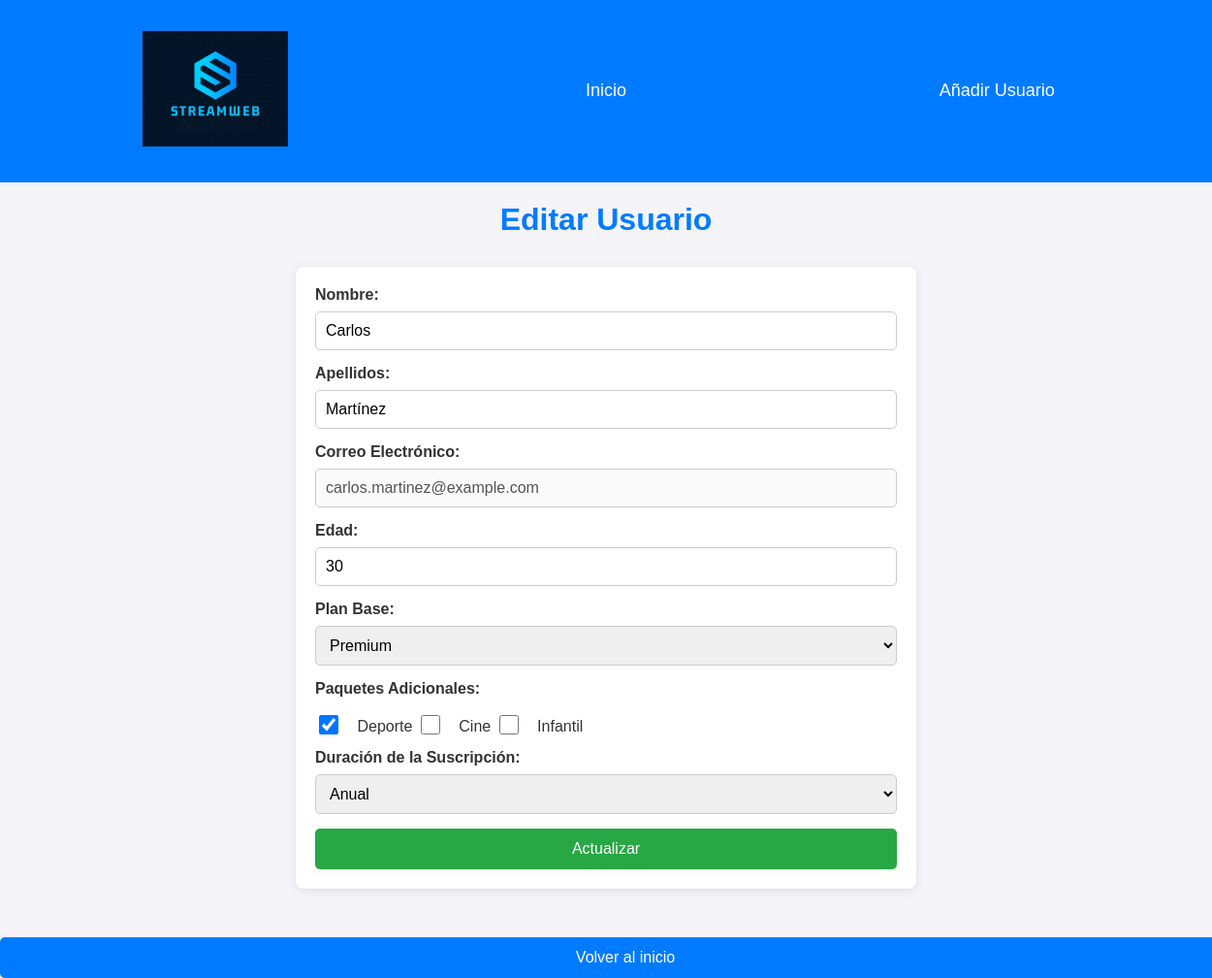
The app's page /editarusuario.php?id=3 with its own data.
### tables this page shows
create table usuarios (
id int auto_increment primary key,
nombre varchar (100) not null,
apellidos varchar (100) not null,
email varchar (100) not null unique,
edad int not null,
plan_base enum('Básico', 'Estándar', 'Premium') not null,
paquete_deporte boolean default 0,
paquete_cine boolean default 0,
paquete_infantil boolean default 0,
tipo_suscripcion enum ('Mensual', 'Anual') not null
);

### editarusuario.php (the view, shortened to what this page needs)
<?php
include 'db.php';
if (isset($_GET['id'])) {
    $id = $_GET['id'];
    $stmt = $conexionsql->prepare("SELECT * FROM usuarios WHERE id = :id");
    $stmt->bindParam(':id', $id, PDO::PARAM_INT);
    $stmt->execute();
    $usuario = $stmt->fetch(PDO::FETCH_ASSOC);
}
?>
<!DOCTYPE html>
<html lang="es">
<head>
    <link rel="stylesheet" href="estiloeditar.css">
</head>
<body>
    <nav>
        <a href="index.php">
            <img src="STREAMWEB.png" alt="STREAMWEB" width="250" height="200">
        </a>
        <a href="index.php">Inicio</a>
        <a href="añadirusuario.php">Añadir Usuario</a>
    </nav>
    <h1>Editar Usuario</h1>
    <form method="POST">
        <label for="nombre">Nombre:</label>
        <input type="text" id="nombre" name="nombre" value="<?php echo htmlspecialchars($usuario['nombre']); ?>" required>
        <label for="apellidos">Apellidos:</label>
        <input type="text" id="apellidos" name="apellidos" value="<?php echo htmlspecialchars($usuario['apellidos']); ?>" required>
        <label for="email">Correo Electrónico:</label>
        <input type="email" id="email" name="email" value="<?php echo htmlspecialchars($usuario['email']); ?>" disabled>
        <label for="edad">Edad:</label>
        <input type="number" id="edad" name="edad" value="<?php echo htmlspecialchars($usuario['edad']); ?>" required>
        <label for="plan_base">Plan Base:</label>
        <select id="plan_base" name="plan_base" required>
            <option value="Premium" <?php if ($usuario['plan_base'] == 'Premium') echo 'selected'; ?>>Premium</option>
        </select>
        <label>Paquetes Adicionales:</label>
        <input type="checkbox" id="paquete_deporte" name="paquete_deporte" <?php if ($usuario['paquete_deporte']) echo 'checked'; ?> <?php if ($usuario['tipo_suscripcion'] == 'Mensual') echo 'disabled'; ?>> Deporte
        <input type="checkbox" id="paquete_cine" name="paquete_cine" <?php if ($usuario['paquete_cine']) echo 'checked'; ?>> Cine
        <input type="checkbox" id="paquete_infantil" name="paquete_infantil" <?php if ($usuario['paquete_infantil']) echo 'checked'; ?>> Infantil
        <br>
        <label for="tipo_suscripcion">Duración de la Suscripción:</label>
        <select id="tipo_suscripcion" name="tipo_suscripcion" required>
            <option value="Anual" <?php if ($usuario['tipo_suscripcion'] == 'Anual') echo 'selected'; ?>>Anual</option>
        </select>
        <button type="submit">Actualizar</button>
    </form>
    <a href="index.php">Volver al inicio</a>
</body>
</html>

### estiloeditar.css (style rules this page uses)
body { font-family: Arial, sans-serif; margin: 0; padding: 0; background-color: #f4f4f9; color: #333; }
h1 { text-align: center; color: #007bff; margin-top: 20px; }
nav { background-color: #007bff; display: flex; justify-content: space-between; align-items: center; padding: 20px; }
nav a { color: white; text-decoration: none; font-size: 18px; margin: 0 15px; }
nav img { width: 150px; height: auto; border: none; }
form { width: 80%; max-width: 600px; margin: 30px auto; background-color: white; padding: 20px; border-radius: 8px; box-shadow: 0 2px 10px rgba(0, 0, 0, 0.1); }
form label { display: block; margin-bottom: 8px; font-weight: bold; }
form input, form select { width: 100%; padding: 10px; margin-bottom: 15px; border: 1px solid #ccc; border-radius: 5px; box-sizing: border-box; }
form input[type="number"], form input[type="email"], form input[type="text"] { font-size: 16px; }
form select { font-size: 16px; }
form input[type="checkbox"] { margin-top: 10px; margin-right: 15px; width: 20px; height: 20px; vertical-align: middle; }
form button { padding: 12px 20px; background-color: #28a745; color: white; border: none; border-radius: 5px; cursor: pointer; width: 100%; font-size: 16px; }
a { display: inline-block; text-decoration: none; background-color: #007bff; color: white; padding: 12px 20px; border-radius: 5px; text-align: center; width: 100%; font-size: 16px; margin-top: 20px; }

### records on screen
usuarios: nombre "Carlos", apellidos "Martínez", email "carlos.martinez@example.com", edad "30", plan_base "Premium", tipo_suscripcion "☑", tipo_suscripcion "Anual"
